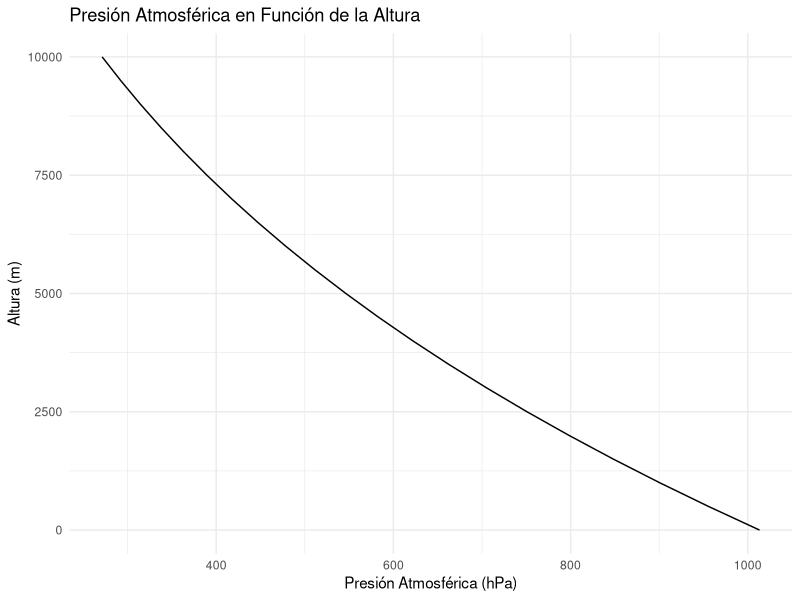
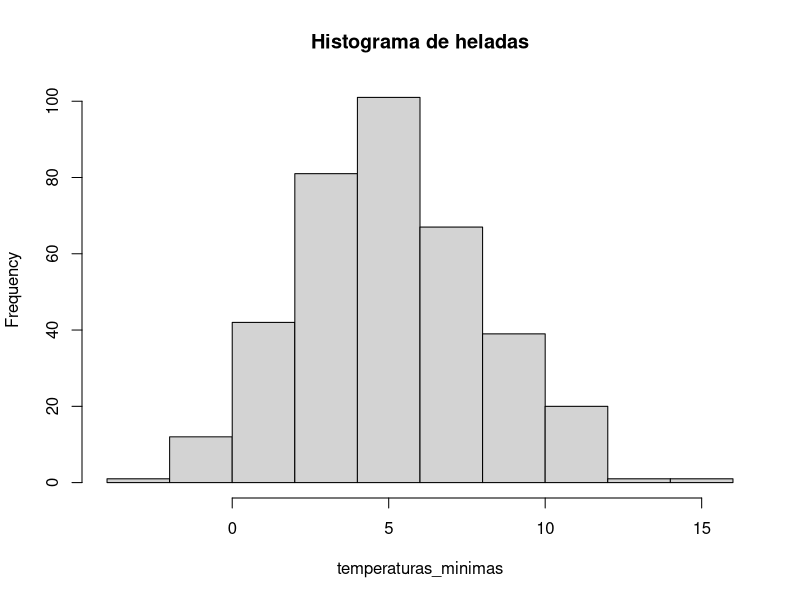

Here is the R script that generated these plots, in order:
## ---- chunk 1
# Datos meteorológicos
altura <- seq(0, 10000, by = 500)  # Altura en metros
temperatura_superficie <- 20  # Temperatura a nivel del mar en °C
presion_superficie <- 1013.25  # Presión atmosférica a nivel del mar en hPa
constante_lapse_rate <- 0.0065  # Tasa de cambio de temperatura con la altura
constante_gas_seco <- 287  # Constante del gas seco en J/(kg·K)
constante_gravedad <-9.80667 # en m/s2

# Calcular la presión atmosférica en función de la altura utilizando la ecuación barométrica
temperatura <- temperatura_superficie - constante_lapse_rate * altura
presion <- presion_superficie * (1 - (constante_lapse_rate * altura) / (temperatura_superficie + 273.15))^(constante_gravedad / (constante_lapse_rate * constante_gas_seco))

# Gráfico de la presión atmosférica en función de la altura
library(ggplot2)

df <- data.frame(altura, presion)

ggplot(df, aes(x = presion, y = altura)) +
  geom_line() +
  labs(x = "Presión Atmosférica (hPa)", y = "Altura (m)") +
  ggtitle("Presión Atmosférica en Función de la Altura") +
  theme_minimal()

## ---- chunk 2
##Experimento aleatorio: Lanzar un dado
EA <- "Lanzar un dado"
EA

#Espacio muestral: todos los resultados del experimento aleatorio
EM <- c(1:6)
EM

#Suceso: Sale un número par
#%% obtiene el residuo de una división
S1 <- EM[EM %% 2 == 0]
S1

#Suceso: Sale un número impar
S2 <- EM[EM %% 2 != 0]
S2

#Suceso: Número mayor a 3
S3 <- EM[EM > 3]
S3

#Suceso elemental: 
sample(EM,1)


## ---- chunk 3
##Experimento aleatorio: 
EA <- "Se tiene  una urna con bolas de color de color roja, verde y azul, se quiere obtener 4"
EA

#Espacio muestral: todos los resultados del experimento aleatorio
EMU<-function(n){
  temp<-list()
  for (i in 1:n){
    temp[[i]]<-c("Rojo","Azul","Verde")
  }
  resultado<-expand.grid(temp)
  names(resultado)<-c(paste(rep("Bola",n),1:n,sep=""))
  return(resultado)
}
EMU(4)

#Suceso: 3 primeras son rojas
S1 <-c(c("RRRA"),c("RRRR"),c("RRRV"))
S1

#Suceso elemental: 
"RVAR"


## ---- chunk 4

# Experimento aleatorio: 
EA <- "Tipo de día de mañana basado en la condición del cielo"
EA

# Espacio muestral: todos los posibles resultados (diferentes condiciones del cielo)
EM <- c("Día Soleado", "Día Nublado", "Día Lluvioso", "Día Nevado")

# Suceso: día con precipitación
S1  <- c("Día Lluvioso", "Día Nevado")
S1

# Suceso elemental: 
sample(EM, 1)

## ---- chunk 5
EA <- "Lanzar un dado"
EA
EM <- c(1:6)
EM

S1 <- EM[EM %% 2 == 0]
S1

P.S1 <- length(S1)/length(EM)
P.S1
## ---- chunk 6
##Experimento aleatorio: 
EA <- "Se tiene  una urna con bolas de color de color roja, verde y azul, se quiere obtener 4"
EA

#Espacio muestral: todos los resultados del experimento aleatorio
EMU<-function(n){
  temp<-list()
  for (i in 1:n){
    temp[[i]]<-c("Rojo","Azul","Verde")
  }
  resultado<-expand.grid(temp)
  names(resultado)<-c(paste(rep("Bola",n),1:n,sep=""))
  return(resultado)
}
EMU(4)

#Suceso: 3 primeras son rojas
S1 <-c(c("RRRA"),c("RRRR"),c("RRRV"))
S1

P.S1 <- length(S1)/nrow(EMU(4))

## ---- chunk 7

# Experimento aleatorio: 
EA <- "Tipo de día de mañana basado en la condición del cielo"
EA

# Espacio muestral: todos los posibles resultados (diferentes condiciones del cielo)
EM <- c("Día Soleado", "Día Nublado", "Día Lluvioso", "Día Nevado")

# Suceso: día con precipitación
S1  <- c("Día Lluvioso", "Día Nevado")
S1

P.S1 <- length(S1)/length(EM)

## ---- chunk 8
## Axiomas de la probabilidad

# Probabilidad de tener al menos una tarjeta de crédito de cualquier tipo
# P(A U B) = P(A) + P(B) - P(A ∩ B)

# Probabilidad de tener una tarjeta de tipo A
prob_A <- 0.40

# Probabilidad de tener una tarjeta de tipo B
prob_B <- 0.30

# Probabilidad de tener ambas tarjetas (intersección)
prob_interseccion_A_B <- 0.15

###########P(A U B)
# Calculamos la probabilidad de tener al menos una tarjeta de crédito de cualquier tipo
prob_al_menos_una <- prob_A + prob_B - prob_interseccion_A_B
prob_al_menos_una

########### 
#No puede existir una probabilidad menor que 0
#Probabilidad siempre se encuentra entre 0 ( caso imposible) y 1 ( caso seguro)

## ---- chunk 9


# Simulación de datos de temperatura mínima (ejemplo)
set.seed(123)
temperaturas_minimas <- rnorm(365, mean = 5, sd = 3)  # Temperaturas mínimas diarias en grados Celsius


dx <- density(temperaturas_minimas ,na.rm=T)
hist(temperaturas_minimas ,main="Histograma de heladas",freq=T)


# Calcular la probabilidad de heladas (temperatura mínima < 0°C)
dias_con_heladas <- sum(temperaturas_minimas < 0)
total_dias <- length(temperaturas_minimas)
probabilidad_heladas <- dias_con_heladas / total_dias


## ---- chunk 10
# Simulación de datos de precipitación histórica (ejemplo)
set.seed(123)  # Establecer semilla para reproducibilidad
precipitacion <- rnorm(365, mean = 0.1, sd = 0.5)  # Datos de precipitación en mm para un año

# Calcular la probabilidad de lluvia
dias_con_lluvia <- sum(precipitacion > 0)
total_dias <- length(precipitacion)
probabilidad_lluvia <- dias_con_lluvia / total_dias
probabilidad_lluvia 
